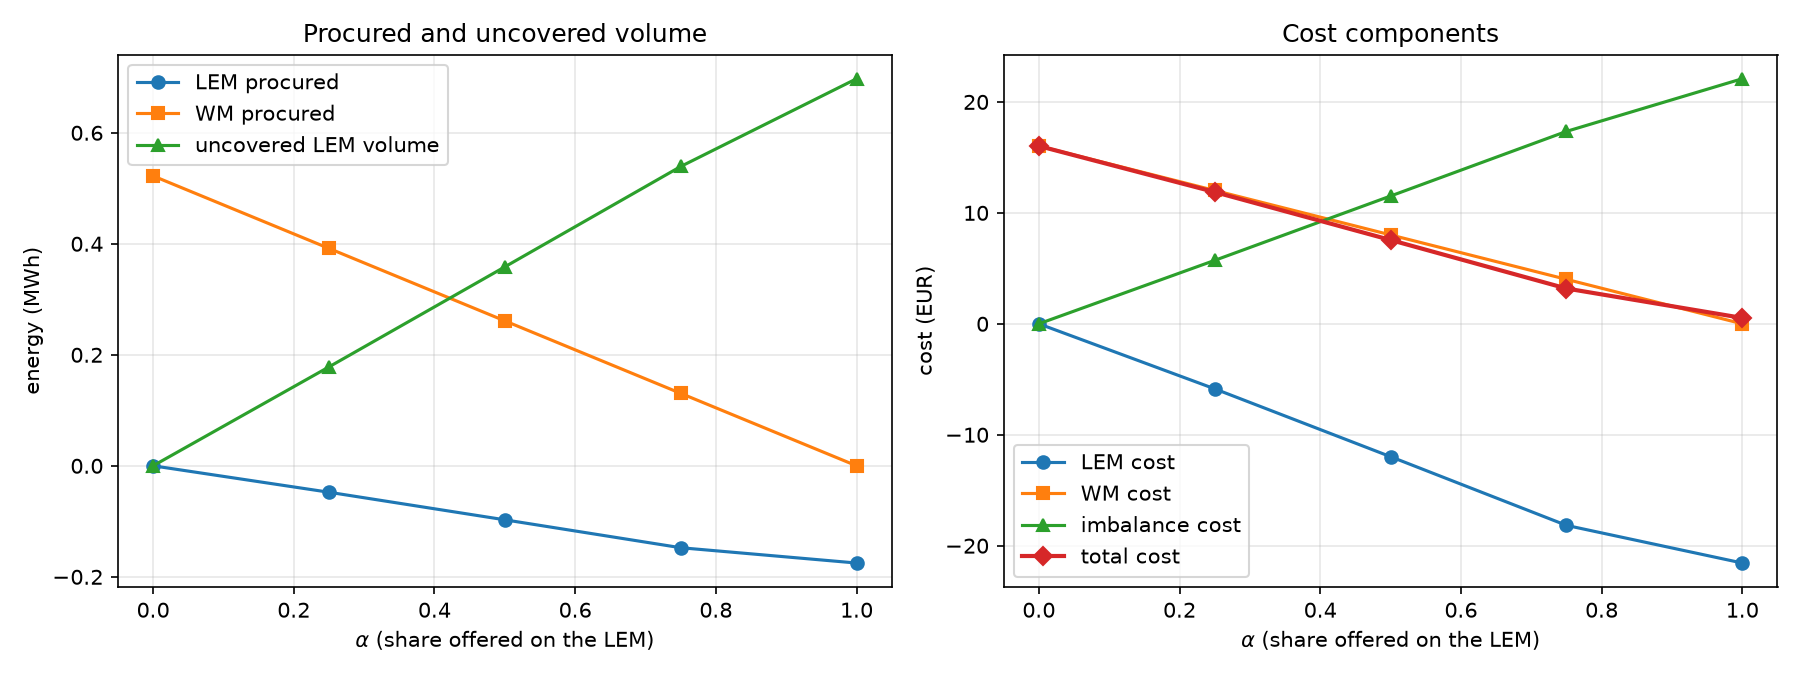

Reproduce this figure in Python.
# SPDX-FileCopyrightText: ASSUME Developers
#
# SPDX-License-Identifier: AGPL-3.0-or-later

"""
Sweep of the allocation parameter alpha for the local retailer.

The allocation parameter alpha is the share of the forecast portfolio residual load that
the aggregator offers on the local energy market (LEM); the remaining share goes to the
wholesale market (WM). This script runs one simulation per alpha value, settles each run
and collects the results in one table and one figure.

Pipeline:
    1. **Run** one simulation per alpha value.
    2. **Settle** each run with the functions of :mod:`settlement`.
    3. **Collect** the totals of all runs in one table.
    4. **Plot** procured volumes, uncovered volume and costs over alpha.

Note:
    The prices used in the scenario are placeholders. The shape of the curves shows the
    mechanism; the absolute values change once the prices are replaced by referenced
    data.
"""
from datetime import datetime

# Time stamp shared by all runs of one sweep, e.g. "20260929_1430"
RUN_STAMP = datetime.now().strftime("%Y%m%d_%H%M")

import logging
import shutil
import sys
from pathlib import Path

import matplotlib
import pandas as pd

# The repository root has to be importable, so that "assume" resolves to this fork
sys.path.insert(0, str(Path(__file__).parents[3]))

matplotlib.use("Agg")  # write files, no interactive window
import matplotlib.pyplot as plt  # noqa: E402
from assume.scenario.loader_csv import load_scenario_folder  # noqa: E402

from assume import World  # noqa: E402

sys.path.insert(0, str(Path(__file__).parent))
import settlement  # noqa: E402

logger = logging.getLogger(__name__)

# ---------------------------------------------------------------------------
# Configuration
# ---------------------------------------------------------------------------
SCENARIO_PATH = Path(__file__).parent
INPUTS_PATH = SCENARIO_PATH.parent
OUTPUT_ROOT = SCENARIO_PATH.parent.parent / "outputs"
SCENARIO = SCENARIO_PATH.name
STUDY_CASE = "local_retailer_demo"

AGGREGATOR_OPERATOR = "local_retailer"
LEM_MARKET_ID = "LEM_DA"

ALPHA_VALUES = [0.0, 0.25, 0.5, 0.75, 1.0]

RESULT_FILE = SCENARIO_PATH / "alpha_sweep.csv"
# Time step detail of every run, so a figure can show one run without settling again
DETAIL_FILE_TEMPLATE = "settlement_alpha_{alpha:.2f}.csv"
FIGURE_FILE = SCENARIO_PATH / "alpha_sweep.png"


def run_simulation(alpha: float) -> Path:
    """
    Run one simulation with a given allocation parameter.

    Args:
        alpha (float): Share of the portfolio residual load offered on the LEM.

    Returns:
        Path: Folder with the CSV output of this run.

    Note:
        Alpha is set on the strategy object after the scenario is loaded, so the CSV
        inputs stay untouched and all runs use exactly the same data.
    """
    # Every run writes to a new folder, so earlier results are kept and never mixed
    # with the new ones: ASSUME appends to existing CSV files.
    run_id = f"alpha_{alpha:.2f}".replace(".", "_")
    export_path = OUTPUT_ROOT / f"{RUN_STAMP}_{run_id}"

    world = World(database_uri=None, export_csv_path=str(export_path))
    load_scenario_folder(
        world, inputs_path=str(INPUTS_PATH), scenario=SCENARIO, study_case=STUDY_CASE
    )

    # The same strategy object serves both markets, so setting it once is enough
    strategy = world.unit_operators[AGGREGATOR_OPERATOR].portfolio_strategies[
        LEM_MARKET_ID
    ]
    strategy.alpha = alpha

    world.run()
    return export_path / f"{SCENARIO}_{STUDY_CASE}"


def settle_run(output_path: Path, alpha: float) -> dict[str, float]:
    """
    Settle one simulation run and return its totals.

    Args:
        output_path (Path): Folder with the CSV output of the run.
        alpha (float): Allocation parameter of this run, kept as a column.

    Returns:
        dict[str, float]: Totals of one run: procured volumes, uncovered volume,
        imbalance and the three cost components.

    Note:
        Besides the totals, the time step detail of the run is written to
        ``settlement_alpha_<alpha>.csv`` so that figures can be drawn from it later.
    """
    orders = settlement.read_portfolio_orders(output_path)
    demand_units, building_units = settlement.read_portfolio_units(SCENARIO_PATH)
    residual_load = settlement.build_realised_residual_load(
        SCENARIO_PATH, demand_units, building_units
    )
    table = settlement.settle(orders, residual_load)

    # Keep the time step detail of this run. The totals below are sums of this table,
    # so a figure drawn from the file always matches the sweep result.
    detail_file = SCENARIO_PATH / DETAIL_FILE_TEMPLATE.format(alpha=alpha)
    # Rounding tiny negative values gives -0.0; adding 0.0 turns it into 0.0
    (table.round(6) + 0.0).to_csv(detail_file)
    logger.info(f"wrote {detail_file.name}")

    return {
        "alpha": alpha,
        "q_lem_accepted": table.q_lem_accepted.sum(),
        "q_wm_accepted": table.q_wm_accepted.sum(),
        "uncovered": table.uncovered.sum(),
        "imbalance": table.imbalance.sum(),
        "cost_lem": table.cost_lem.sum(),
        "cost_wm": table.cost_wm.sum(),
        "cost_imbalance": table.cost_imbalance.sum(),
        "cost_total": table.cost_total.sum(),
    }


def plot_sweep(results: pd.DataFrame, figure_file: Path) -> None:
    """
    Plot the sweep results over alpha.

    Two panels are drawn: the procured volumes with the uncovered volume, and the cost
    components with the total cost.

    Args:
        results (pd.DataFrame): Output of the sweep, one row per alpha value.
        figure_file (Path): Path of the figure to write.
    """
    fig, (ax_volume, ax_cost) = plt.subplots(1, 2, figsize=(12, 4.5))

    # 1. Volumes
    ax_volume.plot(
        results.alpha, results.q_lem_accepted, marker="o", label="LEM procured"
    )
    ax_volume.plot(
        results.alpha, results.q_wm_accepted, marker="s", label="WM procured"
    )
    ax_volume.plot(
        results.alpha, results.uncovered, marker="^", label="uncovered LEM volume"
    )
    ax_volume.set_xlabel(r"$\alpha$ (share offered on the LEM)")
    ax_volume.set_ylabel("energy (MWh)")
    ax_volume.set_title("Procured and uncovered volume")
    ax_volume.legend()
    ax_volume.grid(alpha=0.3)

    # 2. Costs
    ax_cost.plot(results.alpha, results.cost_lem, marker="o", label="LEM cost")
    ax_cost.plot(results.alpha, results.cost_wm, marker="s", label="WM cost")
    ax_cost.plot(
        results.alpha, results.cost_imbalance, marker="^", label="imbalance cost"
    )
    ax_cost.plot(
        results.alpha, results.cost_total, marker="D", linewidth=2, label="total cost"
    )
    ax_cost.set_xlabel(r"$\alpha$ (share offered on the LEM)")
    ax_cost.set_ylabel("cost (EUR)")
    ax_cost.set_title("Cost components")
    ax_cost.legend()
    ax_cost.grid(alpha=0.3)

    fig.tight_layout()
    fig.savefig(figure_file, dpi=150)
    logger.info(f"Figure written to {figure_file.name}")


def main() -> None:
    """Run the sweep over all alpha values, write the result table and the figure."""
    rows = []
    for alpha in ALPHA_VALUES:
        logger.info(f"--- running alpha = {alpha} ---")
        output_path = run_simulation(alpha)
        row = settle_run(output_path, alpha)
        rows.append(row)
        logger.info(
            f"alpha={alpha}: uncovered {row['uncovered']:.4f} MWh, "
            f"total cost {row['cost_total']:.2f} EUR"
        )

    results = pd.DataFrame(rows)
    (results.round(6) + 0.0).to_csv(RESULT_FILE, index=False)
    logger.info(f"Results written to {RESULT_FILE.name}")

    plot_sweep(results, FIGURE_FILE)
    print(results.round(4).to_string(index=False))


if __name__ == "__main__":
    logging.basicConfig(level=logging.INFO, format="%(message)s")
    main()
